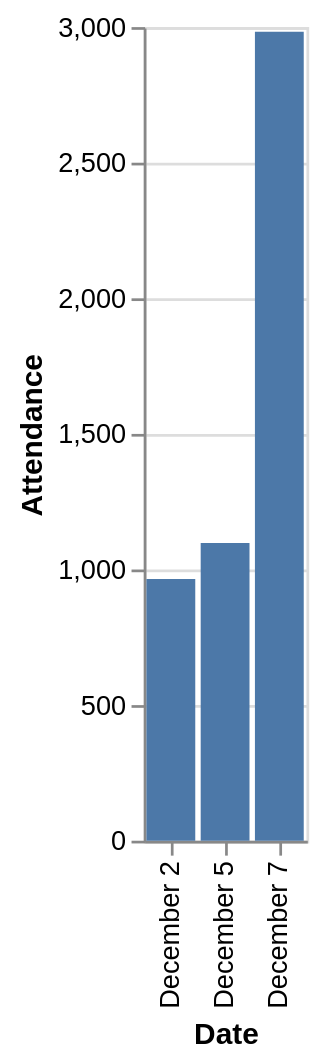

The Vega-Lite source for this figure:
### Vega-Lite specification from a JSON file in a GitHub repository (floating-point values rounded to 4 significant figures)
{"data": {"values": [{"x_data": "December 2", "y_data": 965}, {"x_data": "December 5", "y_data": 1098}, {"x_data": "December 7", "y_data": 2983}]}, "mark": "bar", "encoding": {"x": {"field": "x_data", "type": "nominal", "title": "Date", "sort": {"op": "sum", "field": "y_data", "order": "ascending"}}, "y": {"field": "y_data", "type": "quantitative", "title": "Attendance"}}}
